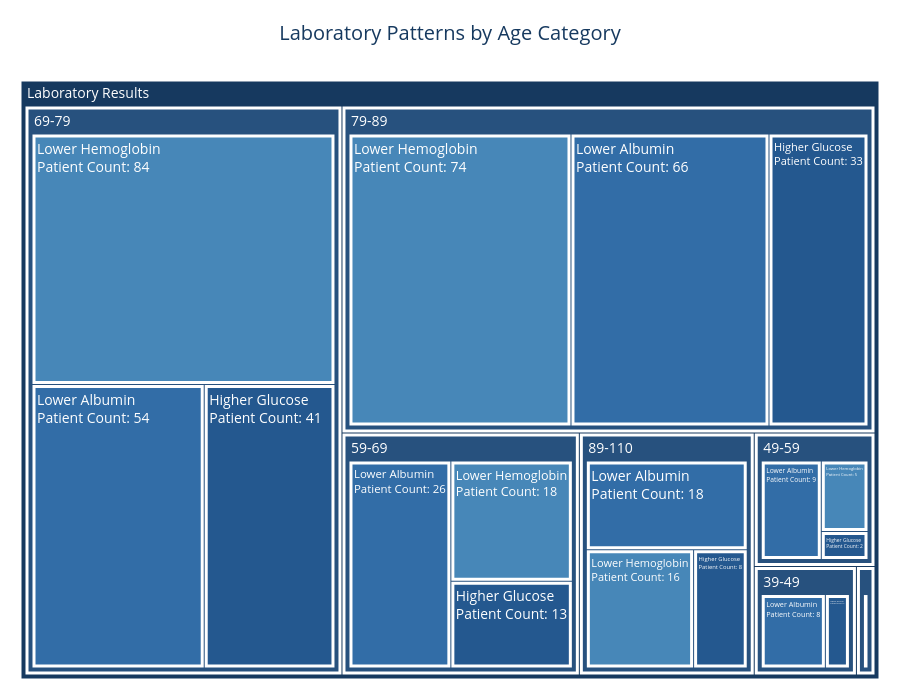

Notebook code cell kept with this figure:
### Markdown cell above
### PA2. Which age groups have the highest proportion of patients with relatively low hemoglobin or albumin levels and relatively high glucose or troponin levels, indicating groups that may warrant closer laboratory monitoring?
* Reasoning:* Comparing hemoglobin, albumin, and glucose levels across age groups helps us understand which patients have lower or higher laboratory measurements. A Treemap makes it easier to see how these results are distributed across different age groups and identify groups that may need further review

### Code cell
import pandas as pd
import plotly.graph_objects as go

# --------------------------------------------------
# 1. Select laboratory measurements
# --------------------------------------------------

lab_options = {
    "Lower Hemoglobin": (
        ["hemoglobin", "hemoglobin_blood_gas"],
        "low"
    ),

    "Lower Albumin": (
        ["albumin", "albumin_serum"],
        "low"
    ),

    "Higher Glucose": (
        ["glucose_blood_gas", "glucose"],
        "high"
    ),

    "Higher Troponin": (
        ["troponin_i", "troponin_t", "troponin"],
        "high"
    )
}

selected_labs = {}

for label, (options, direction) in lab_options.items():

    col = next(
        (c for c in options if c in patient.columns),
        None
    )

    if col:
        selected_labs[label] = (col, direction)

if not selected_labs:
    raise ValueError("No laboratory measurements found.")


# --------------------------------------------------
# 2. Calculate patient counts
# --------------------------------------------------

results = []

for label, (col, direction) in selected_labs.items():

    tmp = patient[
        ["inpatient_number", "agecat", col]
    ].copy()

    tmp[col] = pd.to_numeric(
        tmp[col],
        errors="coerce"
    )

    tmp = tmp.dropna()

    if tmp.empty:
        continue

    # Count each inpatient number once for each lab test
    tmp = (
        tmp.groupby(
            ["inpatient_number", "agecat"],
            observed=True,
            as_index=False
        )[col]
        .median()
    )

    # Identify lower or higher measurements
    if direction == "low":

        limit = tmp[col].quantile(0.10)

        tmp["selected_result"] = tmp[col] < limit

    else:

        limit = tmp[col].quantile(0.90)

        tmp["selected_result"] = tmp[col] > limit

    # Calculate patient counts by age category
    summary = (
        tmp.groupby(
            "agecat",
            observed=True
        )["selected_result"]
        .agg(
            patients_tested="count",
            patient_count="sum"
        )
        .reset_index()
    )

    summary["Lab Result"] = label

    summary["Patient Percentage"] = (
        summary["patient_count"]
        / summary["patients_tested"]
        * 100
    )

    results.append(summary)


# --------------------------------------------------
# 3. Combine laboratory results
# --------------------------------------------------

if not results:
    raise ValueError("No laboratory results are available.")

lab_summary = pd.concat(
    results,
    ignore_index=True
)

lab_summary = lab_summary.rename(
    columns={
        "agecat": "Age Category"
    }
)

lab_summary["Age Category"] = (
    lab_summary["Age Category"].astype(str)
)

# Keep groups with at least 10 tested patients
plot_data = lab_summary[
    (lab_summary["patients_tested"] >= 10) &
    (lab_summary["patient_count"] > 0)
].copy()

if plot_data.empty:
    raise ValueError("No results available for the Treemap.")


# --------------------------------------------------
# 4. Define blue color palette
# --------------------------------------------------

lab_colors = {
    "Lower Hemoglobin": "#4787B8",
    "Lower Albumin": "#326DA7",
    "Higher Glucose": "#24588F",
    "Higher Troponin": "#123F70"
}


# --------------------------------------------------
# 5. Create Treemap hierarchy
# --------------------------------------------------

nodes = []

# Main category
nodes.append({
    "id": "root",
    "label": "Laboratory Results",
    "parent": "",
    "value": int(plot_data["patient_count"].sum()),
    "color": "#16395F",

    "text": "Laboratory Results",

    "hover": (
        "<b>Laboratory Results</b><br>"
        "Select an age group to view laboratory results."
    )
})


# Age categories
for age, age_data in plot_data.groupby(
    "Age Category",
    sort=False
):

    age_id = f"age_{age}"

    age_count = int(
        age_data["patient_count"].sum()
    )

    nodes.append({
        "id": age_id,
        "label": age,
        "parent": "root",
        "value": age_count,
        "color": "#27517E",

        "text": f"Age: {age}",

        "hover": (
            f"<b>Age Group: {age}</b><br>"
            "Select a laboratory measurement for details."
        )
    })

    # IMPORTANT:
    # Laboratory boxes must be inside the age-group loop.

    for _, row in age_data.iterrows():

        lab_name = row["Lab Result"]

        count = int(row["patient_count"])

        tested = int(row["patients_tested"])

        percentage = float(row["Patient Percentage"])

        nodes.append({
            "id": f"{age_id}_{lab_name}",
            "label": lab_name,
            "parent": age_id,
            "value": count,
            "color": lab_colors[lab_name],

            "text": (
                f"{lab_name}<br>"
                f"Patient Count: {count}"
            ),

            "hover": (
                f"<b>{lab_name}</b><br>"
                f"Age Group: {age}<br>"
                f"Patient Count: {count:,}<br>"
                f"Tested Patients: {tested:,}<br>"
                f"Patient Percentage: {percentage:.1f}%"
            )
        })


# --------------------------------------------------
# 6. Create Treemap
# --------------------------------------------------

fig = go.Figure(

    go.Treemap(
        ids=[
            n["id"]
            for n in nodes
        ],
        labels=[
            n["label"]
            for n in nodes
        ],
        parents=[
            n["parent"]
            for n in nodes
        ],
        values=[
            n["value"]
            for n in nodes
        ],
        branchvalues="total",
        marker=dict(

            colors=[
                n["color"]
                for n in nodes
            ],
            line=dict(
                color="white",
                width=3
            )
        ),
        text=[
            n["text"]
            for n in nodes
        ],

        texttemplate="%{text}",

        hovertext=[
            n["hover"]
            for n in nodes
        ],
        hovertemplate=(
            "%{hovertext}"
            "<extra></extra>"
        ),
        textfont=dict(
            size=14,
            color="white"
        ),
        tiling=dict(
            packing="squarify",
            pad=4
        ),
        pathbar=dict(
            visible=True
        ),
        maxdepth=3
    )
)

# --------------------------------------------------
# 7. Customize chart
# --------------------------------------------------

fig.update_layout(

    title=dict(
        text="Laboratory Patterns by Age Category",
        x=0.5,

        font=dict(
            size=20,
            color="#16395F"
        )
    ),
    height=700,
    paper_bgcolor="white",
    margin=dict(
        t=80,
        l=20,
        r=20,
        b=20
    ),

    font=dict(size=13)
)

fig.show()

### Figure 1 — Plotly figure (JSON) as saved in the notebook; plotly's stock layout.template omitted (floating-point values rounded to 4 significant figures)
{"data": [{"branchvalues": "total", "hovertemplate": "%{hovertext}<extra></extra>", "hovertext": ["<b>Laboratory Results</b><br>Select an age group to view laboratory results.", "<b>Age Group: 49-59</b><br>Select a laboratory measurement for details.", "<b>Lower Hemoglobin</b><br>Age Group: 49-59<br>Patient Count: 5<br>Tested Patients: 105<br>Patient Percentage: 4.8%", "<b>Lower Albumin</b><br>Age Group: 49-59<br>Patient Count: 9<br>Tested Patients: 102<br>Patient Percentage: 8.8%", "<b>Higher Glucose</b><br>Age Group: 49-59<br>Patient Count: 2<br>Tested Patients: 42<br>Patient Percentage: 4.8%", "<b>Age Group: 59-69</b><br>Select a laboratory measurement for details.", "<b>Lower Hemoglobin</b><br>Age Group: 59-69<br>Patient Count: 18<br>Tested Patients: 357<br>Patient Percentage: 5.0%", "<b>Lower Albumin</b><br>Age Group: 59-69<br>Patient Count: 26<br>Tested Patients: 347<br>Patient Percentage: 7.5%", "<b>Higher Glucose</b><br>Age Group: 59-69<br>Patient Count: 13<br>Tested Patients: 168<br>Patient Percentage: 7.7%", "<b>Age Group: 69-79</b><br>Select a laboratory measurement for details.", "<b>Lower Hemoglobin</b><br>Age Group: 69-79<br>Patient Count: 84<br>Tested Patients: 708<br>Patient Percentage: 11.9%", "<b>Lower Albumin</b><br>Age Group: 69-79<br>Patient Count: 54<br>Tested Patients: 681<br>Patient Percentage: 7.9%", "<b>Higher Glucose</b><br>Age Group: 69-79<br>Patient Count: 41<br>Tested Patients: 344<br>Patient Percentage: 11.9%", "<b>Age Group: 79-89</b><br>Select a laboratory measurement for details.", "<b>Lower Hemoglobin</b><br>Age Group: 79-89<br>Patient Count: 74<br>Tested Patients: 639<br>Patient Percentage: 11.6%", "<b>Lower Albumin</b><br>Age Group: 79-89<br>Patient Count: 66<br>Tested Patients: 617<br>Patient Percentage: 10.7%", "<b>Higher Glucose</b><br>Age Group: 79-89<br>Patient Count: 33<br>Tested Patients: 350<br>Patient Percentage: 9.4%", "<b>Age Group: 89-110</b><br>Select a laboratory measurement for details.", "<b>Lower Hemoglobin</b><br>Age Group: 89-110<br>Patient Count: 16<br>Tested Patients: 101<br>Patient Percentage: 15.8%", "<b>Lower Albumin</b><br>Age Group: 89-110<br>Patient Count: 18<br>Tested Patients: 93<br>Patient Percentage: 19.4%", "<b>Higher Glucose</b><br>Age Group: 89-110<br>Patient Count: 8<br>Tested Patients: 59<br>Patient Percentage: 13.6%", "<b>Age Group: 29-39</b><br>Select a laboratory measurement for details.", "<b>Lower Albumin</b><br>Age Group: 29-39<br>Patient Count: 2<br>Tested Patients: 12<br>Patient Percentage: 16.7%", "<b>Age Group: 39-49</b><br>Select a laboratory measurement for details.", "<b>Lower Albumin</b><br>Age Group: 39-49<br>Patient Count: 8<br>Tested Patients: 50<br>Patient Percentage: 16.0%", "<b>Higher Glucose</b><br>Age Group: 39-49<br>Patient Count: 3<br>Tested Patients: 21<br>Patient Percentage: 14.3%"], "ids": ["root", "age_49-59", "age_49-59_Lower Hemoglobin", "age_49-59_Lower Albumin", "age_49-59_Higher Glucose", "age_59-69", "age_59-69_Lower Hemoglobin", "age_59-69_Lower Albumin", "age_59-69_Higher Glucose", "age_69-79", "age_69-79_Lower Hemoglobin", "age_69-79_Lower Albumin", "age_69-79_Higher Glucose", "age_79-89", "age_79-89_Lower Hemoglobin", "age_79-89_Lower Albumin", "age_79-89_Higher Glucose", "age_89-110", "age_89-110_Lower Hemoglobin", "age_89-110_Lower Albumin", "age_89-110_Higher Glucose", "age_29-39", "age_29-39_Lower Albumin", "age_39-49", "age_39-49_Lower Albumin", "age_39-49_Higher Glucose"], "labels": ["Laboratory Results", "49-59", "Lower Hemoglobin", "Lower Albumin", "Higher Glucose", "59-69", "Lower Hemoglobin", "Lower Albumin", "Higher Glucose", "69-79", "Lower Hemoglobin", "Lower Albumin", "Higher Glucose", "79-89", "Lower Hemoglobin", "Lower Albumin", "Higher Glucose", "89-110", "Lower Hemoglobin", "Lower Albumin", "Higher Glucose", "29-39", "Lower Albumin", "39-49", "Lower Albumin", "Higher Glucose"], "marker": {"colors": ["#16395F", "#27517E", "#4787B8", "#326DA7", "#24588F", "#27517E", "#4787B8", "#326DA7", "#24588F", "#27517E", "#4787B8", "#326DA7", "#24588F", "#27517E", "#4787B8", "#326DA7", "#24588F", "#27517E", "#4787B8", "#326DA7", "#24588F", "#27517E", "#326DA7", "#27517E", "#326DA7", "#24588F"], "line": {"color": "white", "width": 3}}, "maxdepth": 3, "parents": ["", "root", "age_49-59", "age_49-59", "age_49-59", "root", "age_59-69", "age_59-69", "age_59-69", "root", "age_69-79", "age_69-79", "age_69-79", "root", "age_79-89", "age_79-89", "age_79-89", "root", "age_89-110", "age_89-110", "age_89-110", "root", "age_29-39", "root", "age_39-49", "age_39-49"], "pathbar": {"visible": true}, "text": ["Laboratory Results", "Age: 49-59", "Lower Hemoglobin<br>Patient Count: 5", "Lower Albumin<br>Patient Count: 9", "Higher Glucose<br>Patient Count: 2", "Age: 59-69", "Lower Hemoglobin<br>Patient Count: 18", "Lower Albumin<br>Patient Count: 26", "Higher Glucose<br>Patient Count: 13", "Age: 69-79", "Lower Hemoglobin<br>Patient Count: 84", "Lower Albumin<br>Patient Count: 54", "Higher Glucose<br>Patient Count: 41", "Age: 79-89", "Lower Hemoglobin<br>Patient Count: 74", "Lower Albumin<br>Patient Count: 66", "Higher Glucose<br>Patient Count: 33", "Age: 89-110", "Lower Hemoglobin<br>Patient Count: 16", "Lower Albumin<br>Patient Count: 18", "Higher Glucose<br>Patient Count: 8", "Age: 29-39", "Lower Albumin<br>Patient Count: 2", "Age: 39-49", "Lower Albumin<br>Patient Count: 8", "Higher Glucose<br>Patient Count: 3"], "textfont": {"color": "white", "size": 14}, "texttemplate": "%{text}", "tiling": {"packing": "squarify", "pad": 4}, "type": "treemap", "values": [480, 16, 5, 9, 2, 57, 18, 26, 13, 179, 84, 54, 41, 173, 74, 66, 33, 42, 16, 18, 8, 2, 2, 11, 8, 3]}], "layout": {"font": {"size": 13}, "height": 700, "margin": {"b": 20, "l": 20, "r": 20, "t": 80}, "paper_bgcolor": "white", "title": {"font": {"color": "#16395F", "size": 20}, "text": "Laboratory Patterns by Age Category", "x": 0.5}}}
